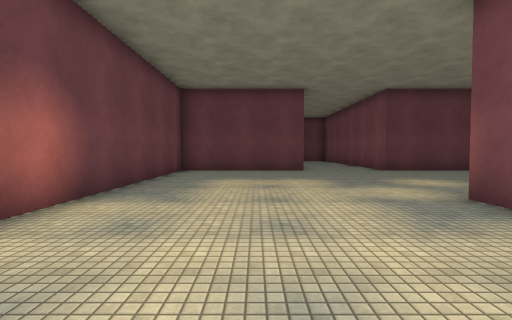
view 1 (above)

23 first-person views from a walk through a scene from a Unity 3-D project. The camera is 1.5 m above the floor, tilts 2° down and sees 85° across. The floor is counted in squares, 2 m on a side. Each view is taken from the middle of a square. On the plan, view 1 faces up. The plan holds only what a view shows up to about 10 squares ahead; the rest is blank. The place goes on beyond the plan. The player is left out. Surface patterns are stand-ins for the level's own textures.

view 2
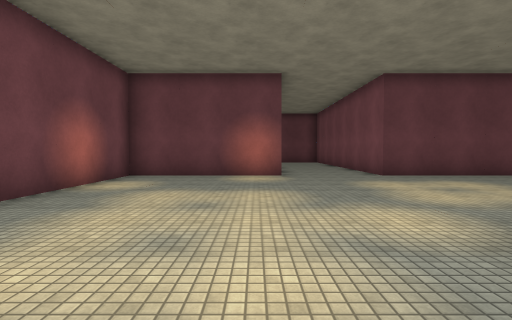

view 3
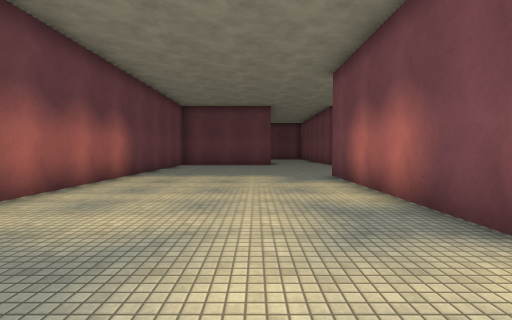

view 4
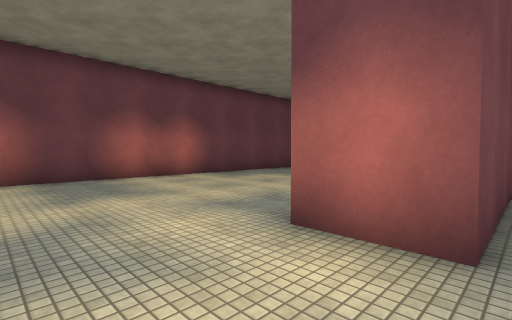

view 5
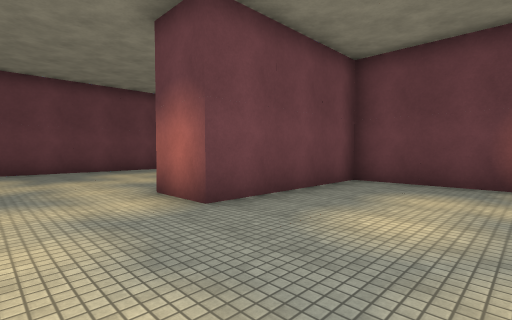

view 6
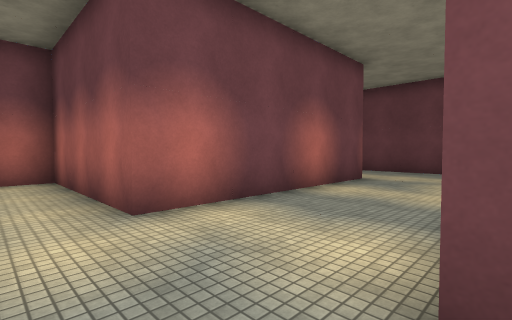

view 7
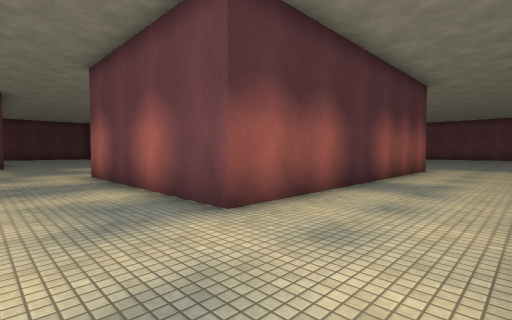

view 8
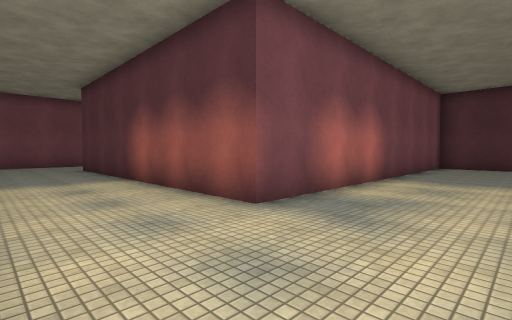

view 9
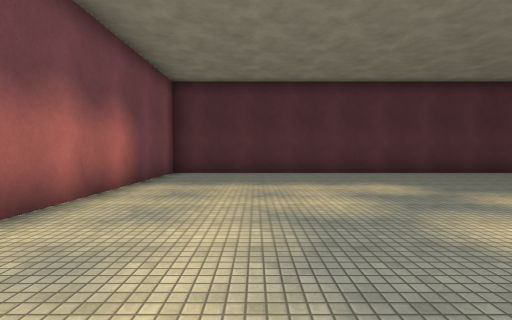

view 10
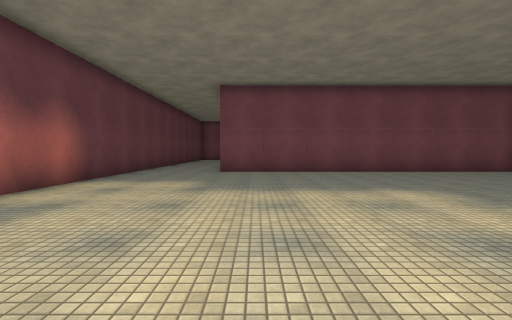

view 11
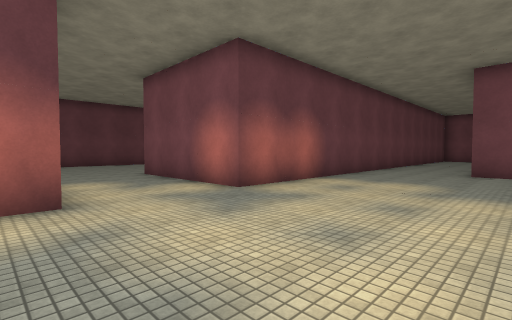

view 12
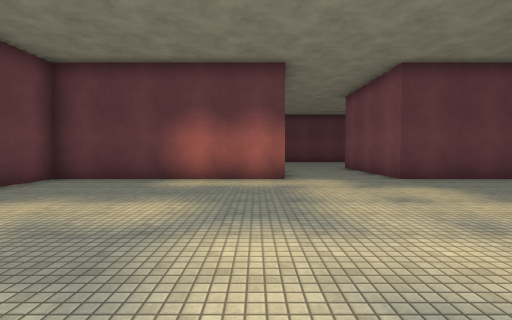

view 13
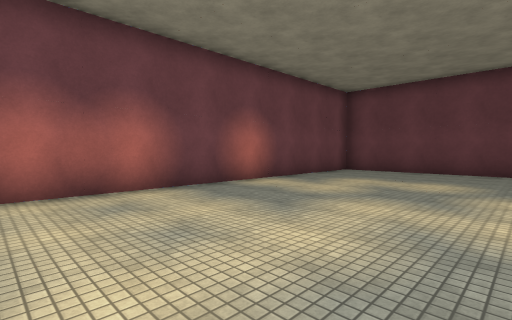

view 14
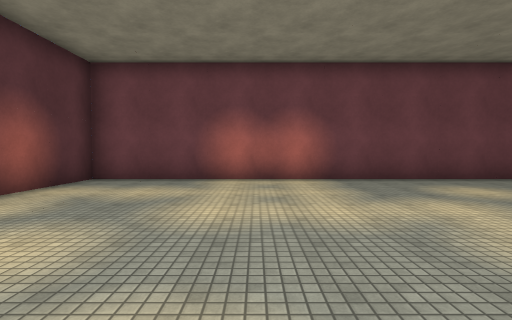

view 15
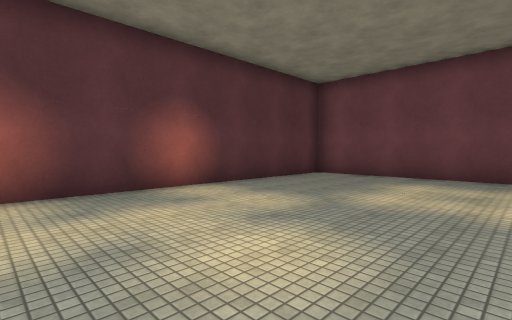

view 16
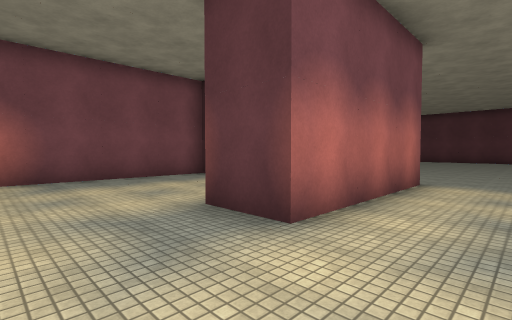

view 17
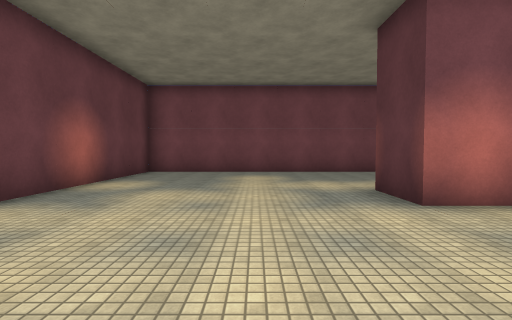

view 18
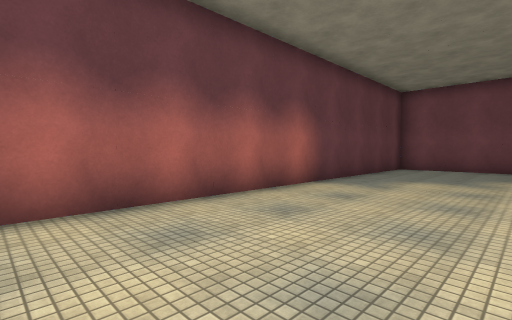

view 19
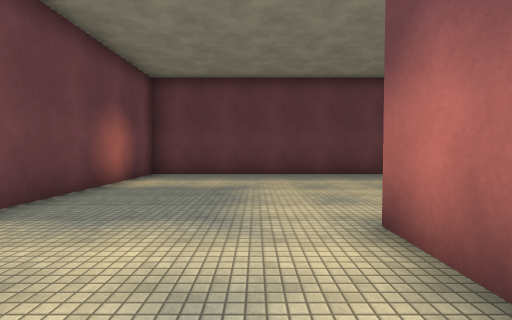

view 20
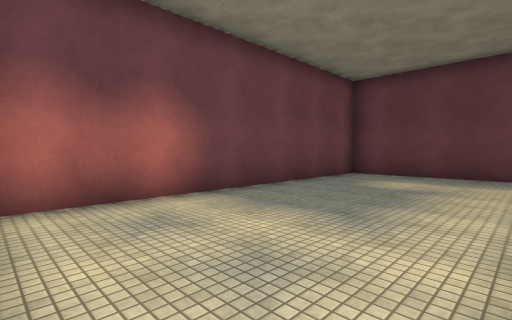

view 21
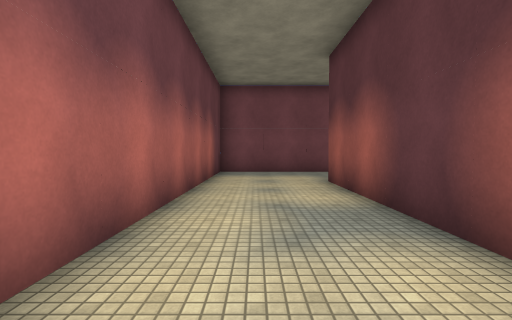

view 22
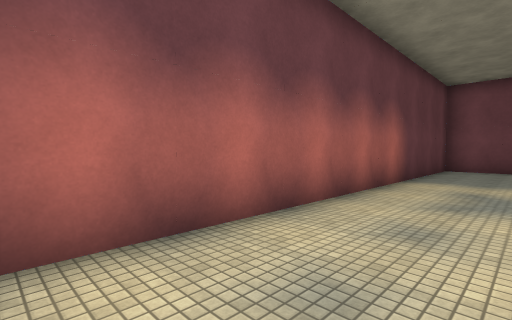

view 23
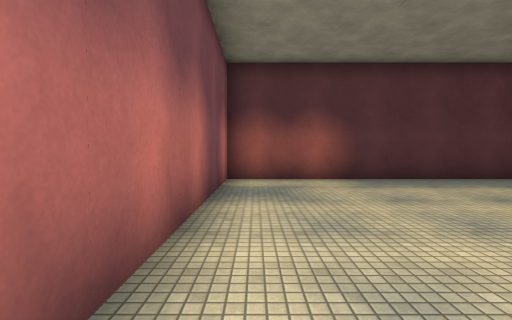

### Floor plan
Points are (right, up) in squares from view 1. A wall is a line through its corners. A room is listed if a view was taken in it or the views show most of it. See-through windows are left out.
Room 1 (views 1, 2, 3, 4, 5, 6, 7, 8, 9, 10, 11, 12, 13, 14, 15, 16, 17, 18, 19, 20, 21, 22, 23)
walls: (-7.3, 20.6) (-7.3, 29.7) (-22.2, 29.7) (-22.2, 21.1); (-16.1, 19.2) (-22.2, 19.2) (-22.2, 5.8) (-7.3, 5.8) (-7.3, 16.2) (1.8, 16.2) (1.8, 10.3) (-2.7, 10.3) (-2.7, -3.8); (-17.7, 22.2) (-17.7, 23.8); (4.8, 15.4) (4.8, 19.2) (-13.2, 19.2) (-13.2, 23.7) (-11.8, 23.7); (8.5, 10.3) (4.8, 10.3) (4.8, 12); (7.8, 2.8) (4.8, 2.8) (4.8, -1.7) (3.3, -1.7) (3.3, 4.2)

Positions as (right, up) in squares from view 1, and headings:
1: (0, 0), facing up
2: (1, 2), facing up
3: (1, -4), facing up
4: (5, -4), facing up-left
5: (8, -4), facing up-left
6: (5, 9), facing up-left
7: (4, 19), facing down-left
8: (-10, 19), facing down-right
9: (-10, 15), facing down
10: (-17, 15), facing right
11: (-17, 15), facing up-right
12: (-17, 12), facing up
13: (-17, 9), facing up-left
14: (-15, 10), facing left
15: (-14, 11), facing down-left
16: (-15, 26), facing down-right
17: (-17, 26), facing right
18: (-19, 26), facing up-right
19: (-19, 21), facing up
20: (-18, 21), facing up-left
21: (-5, 18), facing right
22: (-7, 17), facing up-right
23: (-8, 13), facing down
